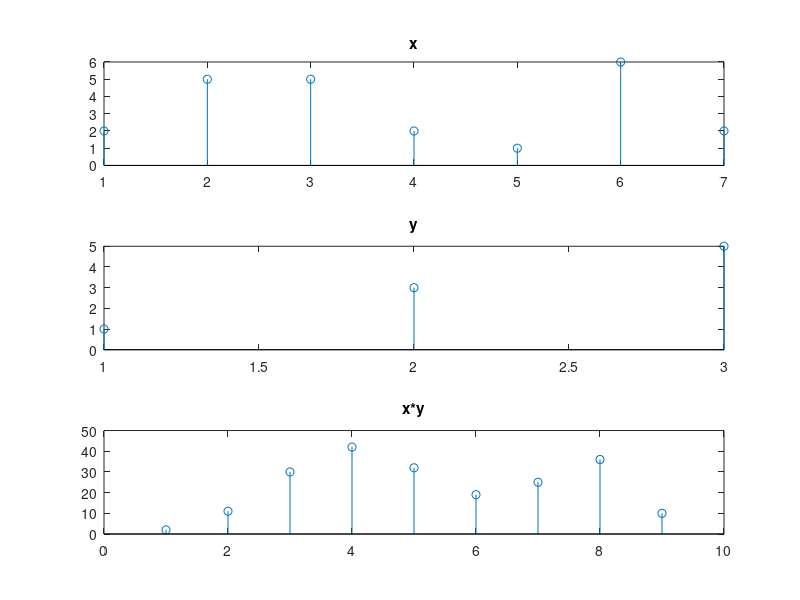

Write MATLAB code to recreate this figure.
clc;
clear all;
close all;

x = [2 5 5 2 1 6 2];
y = [1 3 5];
z = conv(x, y);
disp(z);
subplot(3,1,1);
stem(x);
title('x');
subplot(3,1,2);
stem(y);
title('y');
subplot(3,1,3);
stem(z);
title('x*y');